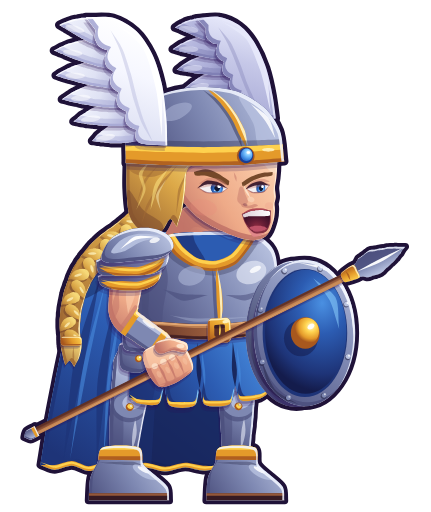

The Python source for this figure:
# Mira (mages-2, vent, protectrice) redessinée en VECTORIEL lisse, dans le style moderne de l'interface (même outil,
# même trait, même échelle que Kael : ../kael/kael.py, ../atelier.py).
#
#   python3 refonte-graphique/ui-moderne/heros/mira/mira.py      # → mira.svg + images 512 et 160 px de haut
#
# Même personnage que le pixel art (refonte-graphique/pixel/hd/mira.txt) : la valkyrie, gardienne du ciel, fière et
# intraitable. Guerrière grande et solide : épaules carrées sous l'acier, cuirasse bombée (col en U bordé d'or sur la
# tunique bleue, arête d'or au milieu), ceinture de cuir à boucle d'or, lames de hanche à rivets d'or, jupe de quatre
# pans bleus à l'ourlet d'or, grèves fines et bottes d'acier à revers d'or, cape bleue à trois plis et ourlet d'or.
# Casque d'acier à arête et bandeau d'or, pierre bleue au front, deux ailes d'oiseau blanches levées vers l'arrière
# (la proche en entier, la lointaine dans l'ombre derrière le bol). Cheveux blonds tirés, une mèche devant l'oreille,
# une grosse tresse dans le dos. Visage au cri de guerre : sourcils en V, yeux bleus en amande, bouche ouverte.
# Garde de protectrice : bouclier rond bombé contre le flanc lointain (le bras lointain caché derrière), le poing
# proche serre la lance devant le ventre (quatre doigts devant la hampe, pouce par-dessus), la lance en pente 1 pour 2
# du sol (à gauche) jusqu'au-delà du bouclier (à droite).
# Coordonnées = pixels du dessin pixel art (le sol est y = 116, les pieds en (64, 116)), pour se poser au même endroit
# dans le jeu. Une seule lumière, en haut à droite ; un seul contour (atelier.py).
import math
import os
import subprocess
import sys

HERE = os.path.dirname(os.path.abspath(__file__))
sys.path.insert(0, HERE)
sys.path.insert(0, os.path.join(HERE, '..'))
from atelier import Mat, sm, limb, ribbon, xf, ellipse, rpoly, mchain, mT, mR, mS, mapp  # noqa: E402
from lib import Shape  # noqa: E402
from outils import (rot, unit, add, sub, lerp, norm, ang_of, arm_shape, crpath, taper, curve_band, under,  # noqa: E402
                    almond_pt, inter, FigN, leaf)

ROOT = os.path.abspath(os.path.join(HERE, '..', '..', '..', '..'))

# ---------- matières (tons du pixel art, passés à la gamme de l'interface : lumières chaudes, ombres violettes) ----------
SKIN = Mat('#fff0dc', '#fdd2b0', '#eeaa88', '#c27468', '#7c3c50')
HAIR = Mat('#fff6c6', '#f6d878', '#dca848', '#a06a34', '#5e3228', glint='#fffbe4')
STEEL = Mat('#f2f6ff', '#b8c2e0', '#7e88b2', '#4c507e', '#282848', glint='#ffffff')
BLUE = Mat('#8ed2ff', '#4a90e2', '#2c5cb2', '#1e3478', '#141c4c', glint='#d8f2ff')
GOLD = Mat('#fff6c8', '#ffd450', '#e49a2a', '#a8581e', '#5c2418', glint='#fffbe8')
WOOD = Mat('#eab07a', '#c88a56', '#94583a', '#5e3026', '#361a22')
PLUME = Mat('#ffffff', '#f6f7ff', '#dfe2f4', '#a7a9d4', '#64629c', glint='#ffffff')       # l'aile proche
PLUMEF = Mat('#e6e8fa', '#c6c8e8', '#acaed8', '#7e7eb4', '#4e4c86', glint='#f4f6ff')      # l'aile lointaine (ombre)
GEM = Mat('#e4f8ff', '#7cc6ff', '#2e78d8', '#1a3e94', '#10225a', glint='#ffffff')
LIPS = ('#7a2238', '#b04652', '#e0848a')
THROAT = '#5c1a32'
TEETH = '#f6f0ea'
BROW = '#6e4224'
LASH = '#3a1a2c'

GRD = 116          # le sol
FEET = (64, 116)   # le point « pieds » du pixel art (sol: 64 116)
# la boîte de l'image (x0, y0, largeur, hauteur) en pixels du dessin
FRAME = (21, -8, 107, 127)
H0 = (76.5, 49.5)  # le pivot de la tête (agrandie ×1,1 : proportions stylisées, comme Kael)

# ---------- le squelette (animation) ----------
# Une pose = ces réglages ; REST est la pose du dessin. Tout est en pixels du dessin et en degrés (y vers le bas).
#   breath : souffle 0..1 (buste et épaules montent, la tête suit) ; lean : elle se penche en avant (+) depuis les
#   hanches ; crouch : elle se tasse (0..3, les genoux plient) ; lift : elle s'élève (la spéciale) ; head / tilt : la
#   tête ; cry : la bouche (1 grand ouverte, le cri ; 0 fermée, la mâchoire serrée) ; blink : yeux fermés ;
#   wn / wf : les ailes du casque battent (degrés autour de leur racine) ; tr : la tresse se balance (degrés) ;
#   cp : la cape ondule (−1..1) ; cl : la cape se soulève (0..3, le vent de la spéciale) ; sk : la jupe se balance ;
#   grip : le point de prise de la lance (le poing) ; ang : son angle (degrés, −26,6 au repos : pente 1 pour 2) ;
#   bend : de quel côté plie le coude ; sh : le bouclier se lève (décalage) ; sht : il tourne (degrés) ;
#   glow : l'umbo s'éclaire (0..2) ; behind : la lance passe derrière la tête et le corps ; couch : la lance est
#   couchée sous le bras (son talon passe derrière le corps) ; stretch : la lance s'allonge un peu par la vitesse.
SANG0 = -math.degrees(math.atan(0.5))      # l'angle de la lance au repos (vers le haut à droite)
G0 = (63.0, 82.5)                          # le point de prise au repos
S_TIP, S_BUTT = 65.5, 40.3                 # de la prise à la pointe, de la prise au bout du talon
S0 = (52.8, 58.4)                          # l'épaule proche (sous l'épaulière)
LU, LF = 12.4, 11.6                        # bras, avant-bras (jusqu'au poignet)
WRIST_D = 5.6                              # le poignet : à cette distance du point de prise, vers l'épaule
SHIELD_C = (96.6, 74.6)                    # le centre du bouclier (l'umbo)
REST = dict(breath=0.0, lean=0.0, crouch=0.0, lift=0.0, head=(0.0, 0.0), tilt=0.0, cry=1.0, blink=0.0, wn=0.0,
            wf=0.0, tr=0.0, cp=0.0, cl=0.0, sk=0.0, grip=G0, ang=SANG0, bend=1.0, sh=(0.0, 0.0), sht=0.0, glow=0.0,
            behind=False, couch=False, stretch=0.0)


# ======================================================================== la lance (repère : x le long de la hampe)

def sp_frame(G, ang):
    u = unit(ang)
    v = (-u[1], u[0])

    def L(x, y):
        return (G[0] + u[0] * x + v[0] * y, G[1] + u[1] * x + v[1] * y)
    return L, u, v


LEAF_W = [1.3, 1.7, 2.0, 2.6, 2.8, 2.9, 3.1, 3.2, 3.0, 2.7, 2.5, 2.2, 2.0, 1.7, 1.3, 0.9, 0.4, 0.0]


def spear(fig, P, G, ang, rear=None, front=None, prefix='sp'):
    """La lance : talon d'acier, hampe de bois (claire du côté de la lumière), douille d'or, fer en feuille d'acier à
    arête claire. rear/front : ne dessiner que la partie avant (depuis s = rear) ou arrière (jusqu'à s = front)."""
    L, u, v = sp_frame(G, ang)
    st = P.get('stretch', 0.0)
    tipx = S_TIP + st
    # « le haut » de la lance (du côté de la lumière, en haut à droite) : le signe de v qui monte
    up = -1 if v[1] > 0 or (abs(v[1]) < 0.2 and v[0] < 0) else 1
    a0 = -S_BUTT if front is None or True else -S_BUTT
    names = []
    lo = -S_BUTT if rear is None else rear
    hi = tipx if front is None else front
    # la hampe
    s0, s1 = max(lo, -S_BUTT + 3.0), min(hi, 50.2 + st)
    if s1 > s0:
        sh = rpoly([L(s0, -0.95), L(s1, -0.95), L(s1, 0.95), L(s0, 0.95)], 0.5)
        det = [(rpoly([L(s0, -0.95 * up), L(s1, -0.95 * up), L(s1, -0.15 * up), L(s0, -0.15 * up)], 0.3), WOOD.light, 0.9),
               (ribbon([L(s0, -0.55 * up), L((s0 + s1) / 2, -0.6 * up), L(s1, -0.55 * up)], [0.1, 0.35, 0.1]), WOOD.hi, 0.6),
               (rpoly([L(s0, 0.95 * up), L(s1, 0.95 * up), L(s1, 0.45 * up), L(s0, 0.45 * up)], 0.2), WOOD.shadow, 0.8)]
        fig.part(prefix + 'shaft', sh, WOOD, grad=(*L(0, -up), *L(0, up), [(0, WOOD.light), (0.5, WOOD.base), (1, WOOD.shadow)]),
                 cel=0, rim=0, cast=0.7, details=det)
        names.append(prefix + 'shaft')
    # le talon d'acier (pointe courte)
    if lo <= -S_BUTT + 3.4:
        butt = sm([L(-S_BUTT + 3.6, -1.3), L(-S_BUTT + 1.2, -1.25), L(-S_BUTT, 0), L(-S_BUTT + 1.2, 1.25), L(-S_BUTT + 3.6, 1.3)],
                  sharp=(0, 2, 4), t=0.6)
        fig.part(prefix + 'butt', butt, STEEL, grad=(*L(-S_BUTT, -up * 1.4), *L(-S_BUTT, up * 1.4), [(0, STEEL.light), (1, STEEL.shadow)]),
                 cel=0.3, rim=0.3, cast=0.5,
                 details=[(rpoly([L(-S_BUTT + 2.6, -1.4), L(-S_BUTT + 3.6, -1.4), L(-S_BUTT + 3.6, 1.4), L(-S_BUTT + 2.6, 1.4)], 0.2), GOLD.base, 1),
                          (ribbon([L(-S_BUTT + 0.8, -0.6 * up), L(-S_BUTT + 2.6, -0.8 * up)], [0.1, 0.4]), STEEL.glint, 0.8)])
        names.append(prefix + 'butt')
    if hi >= 49:
        # le fer en feuille : du talon du fer (s = 51.4) à la pointe, demi-largeur LEAF_W ; l'arête claire au milieu
        n = len(LEAF_W) - 1
        b0 = 51.2 + st
        ln = tipx - b0
        top = [L(b0 + ln * i / n, -LEAF_W[i]) for i in range(n + 1)]
        bot = [L(b0 + ln * i / n, LEAF_W[i]) for i in range(n + 1)]
        blade = sm(top + bot[::-1][1:], sharp=(n,), t=0.7)
        half = [L(b0 + ln * i / n, LEAF_W[i] * up) for i in range(n + 1)]
        mid = [L(b0 + ln * i / n, 0) for i in range(n + 1)]
        det = [(sm(mid + half[::-1][1:], sharp=(n,), t=0.7), STEEL.shadow, 0.9),
               (ribbon([L(b0 + 0.6, -0.15 * up), L(b0 + ln * 0.5, -0.3 * up), L(tipx - 0.6, 0)], [0.2, 0.75, 0.05]), STEEL.glint, 0.95),
               (ribbon([L(b0 + ln * 0.3, -1.9 * up), L(b0 + ln * 0.62, -1.5 * up)], [0.1, 0.5]), STEEL.hi, 0.6)]
        fig.part(prefix + 'blade', blade, STEEL, grad=(*L(b0 + ln * 0.5, -3 * up), *L(b0 + ln * 0.5, 3 * up),
                                                        [(0, STEEL.light), (0.5, STEEL.base), (1, STEEL.shadow)]),
                 cel=0, rim=0.5, cast=0.6, details=det)
        names.append(prefix + 'blade')
        # la douille d'or (et son anneau)
        sock = sm([L(48.4 + st, -1.25), L(51.9 + st, -1.75), L(52.2 + st, 0), L(51.9 + st, 1.75), L(48.4 + st, 1.25), L(48.0 + st, 0)], t=0.8)
        fig.part(prefix + 'sock', sock, GOLD, grad=(*L(50, -2 * up), *L(50, 2 * up), [(0, GOLD.light), (0.5, GOLD.base), (1, GOLD.shadow)]),
                 cel=0, rim=0.35, cast=0.5,
                 details=[(ribbon([L(49.0 + st, -1.1 * up), L(51.6 + st, -1.4 * up)], [0.2, 0.4]), GOLD.hi, 0.9),
                          (ribbon([L(49.6 + st, -1.4), L(49.7 + st, 0), L(49.6 + st, 1.4)], [0.1, 0.45, 0.1]), GOLD.shadow, 0.8)])
        names.append(prefix + 'sock')
    return names


# ======================================================================== le dessin

def build(ow=0.95, pose=None, fx=None, frame=FRAME):
    P = dict(REST, **(pose or {}))
    fig = FigN(*frame, ow=ow)
    br = P['breath']
    lf = P['lift']
    cr = P['crouch']
    BODY = mT(0, -lf)                                                              # tout le corps (elle s'élève)
    U = mchain(BODY, mT(P['lean'] * 0.35, cr * 0.75), mR(P['lean'] * 1.0, 68, 100))  # le haut du corps (hanches)
    UC = mchain(U, mT(0, -0.55 * br))                                              # ce qui monte avec le souffle
    TOR = mchain(U, mS(1, 1 + 0.012 * br, 72, 74))
    HEAD = mchain(UC, mT(*P['head']), mR(P['tilt'], H0[0], H0[1] - 4), mS(1.1, 1.1, H0[0], H0[1]))
    LEG = mchain(BODY, mS(1, 1 - cr * 0.75 / 26, 0, GRD))                          # les jambes plient (pieds au sol)
    SKIRT = mchain(U, mskx_(-0.05 * P['sk'], 74))
    sx, sy = P['sh']
    SHD = mchain(U, mT(sx, sy - 0.3 * br), mR(P['sht'], *SHIELD_C))

    # ---- la cape (derrière tout), la tresse (dans le dos) ----
    cape_names = cape(fig, P)
    fig.pose(cape_names, mchain(UC, cape_matrix(P)))
    braid_names = braid(fig, P)
    fig.pose(braid_names, mchain(HEAD, mR(P['tr'], 58.6, 47.0)))

    # ---- l'aile lointaine du casque (derrière le bol) ----
    wf_names = wing(fig, 'wf', PLUMEF, far=True, flap=P['wf'])
    fig.pose(wf_names, HEAD)

    # ---- la lance, quand elle passe derrière la tête et le corps (la fauche armée) ----
    S = mapp(UC, S0)
    G = mapp(U, P['grip'])
    ang = P['ang'] + P['lean'] * 1.0
    G, W, E = arm_ik(S, G, P['bend'])
    sp_names = []
    if P['behind']:
        sp_names = spear(fig, P, G, ang)
    elif P['couch']:
        sp_names = spear(fig, P, G, ang, front=-3.6, prefix='spr')

    # ---- les jambes (grèves, genouillères) et les bottes ----
    leg_names = legs(fig, P)
    fig.pose(leg_names, LEG)
    boot_names = boots(fig)
    fig.pose(boot_names, BODY)

    # ---- la jupe à quatre pans, le buste (cuirasse), la ceinture, les lames de hanche ----
    sk_names = skirt(fig, P)
    fig.pose(sk_names, SKIRT)
    neck = sm([(68.6, 43.0), (78.8, 44.6), (79.6, 49.4), (80.4, 52.6), (62.6, 53.0), (63.2, 48.0), (65.6, 44.6)])
    fig.part('neck', neck, SKIN, grad=(80, 45, 68, 51, [(0, SKIN.base), (1, SKIN.shadow)]), cel=1.0, rim=0.4, cast=0.8,
             details=[(sm([(67.4, 43.6), (78.6, 45.6), (78.2, 47.8), (73.0, 48.8), (69.0, 48.4), (67.2, 51.0)]), SKIN.shadow, 0.65),
                      (ribbon([(75.6, 47.6), (77.4, 49.4), (78.6, 52.0)], [0.1, 0.8, 0.2]), SKIN.light, 0.6)])
    fig.pose(['neck'], UC)
    tor_names = torso(fig, P)
    fig.pose(tor_names, TOR)
    belt_names = belt(fig)
    fig.pose(belt_names, U)

    # ---- la tête : visage, cheveux, casque, aile proche ----
    head_names = head(fig, P)
    fig.pose(head_names, HEAD)
    wn_names = wing(fig, 'wn', PLUME, far=False, flap=P['wn'])
    fig.pose(wn_names, HEAD)

    # ---- le bouclier, contre le flanc lointain (le bras lointain caché derrière) ----
    shd_names = shield(fig, P)
    fig.pose(shd_names, SHD)

    # ---- la lance (devant le corps et le haut du bouclier) ----
    if not P['behind']:
        if P['couch']:
            sp_names += spear(fig, P, G, ang, rear=-3.6, prefix='spf')
        else:
            sp_names = spear(fig, P, G, ang)

    # ---- le bras proche (droit) : bras nu, brassard d'acier à deux bandes d'or ; l'épaulière par-dessus ----
    arm_names = near_arm(fig, S, E, W, cast_on=None)
    pa_names = pauldron(fig)
    fig.pose(pa_names, UC)

    # ---- le poing, serré sur la hampe (quatre doigts devant, pouce par-dessus) ----
    fist_names = fist(fig, G, ang, W)

    fig.ctx = dict(P=P, U=U, UC=UC, HEAD=HEAD, BODY=BODY, SHD=SHD, G=G, ang=ang, W=W, E=E, S=S,
                   tip=sp_frame(G, ang)[0](S_TIP + P['stretch'], 0), butt=sp_frame(G, ang)[0](-S_BUTT, 0),
                   shield=mapp(SHD, SHIELD_C), rim=mapp(SHD, (85.6, 64.0)), head=mapp(HEAD, (78, 38)),
                   mouth=mapp(HEAD, (84, 46)), chest=mapp(TOR, (74, 62)), waist=mapp(U, (72, 73)))
    if fx:
        for f_ in fx:
            f_(fig, fig.ctx)
    return fig


def mskx_(k, cy):
    return (1, 0, k, 1, -k * cy, 0)


def arm_ik(S, G, bend):
    """Le poignet (à WRIST_D du point de prise, vers l'épaule) et le coude ; si le bras ne peut pas aller si loin, il
    s'allonge un peu (comme le pixel art), jamais le poing ne se décroche."""
    d = math.dist(S, G) or 1
    W = lerp(G, S, WRIST_D / d)
    dw = math.dist(S, W)
    L1, L2 = LU, LF
    if dw > L1 + L2 - 0.4:
        k = dw / (L1 + L2 - 0.4)
        L1, L2 = L1 * k, L2 * k
    dd = max(abs(L1 - L2) + 0.01, min(L1 + L2 - 0.01, dw))
    alpha = math.acos(max(-1, min(1, (L1 * L1 + dd * dd - L2 * L2) / (2 * L1 * dd))))
    th = math.atan2(W[1] - S[1], W[0] - S[0]) + bend * alpha
    E = (S[0] + L1 * math.cos(th), S[1] + L1 * math.sin(th))
    return G, W, E


def cape_matrix(P):
    """La cape pend des épaules : elle ondule (cp) en balançant son bas, et le vent la soulève (cl)."""
    cp, cl = P['cp'], P['cl']
    return mchain(mR(1.2 * cp - 3.0 * cl, 60, 54), mskx_(-0.04 * cp - 0.05 * cl, 54), mS(1, 1 - 0.03 * cl, 60, 54))


# ---------------------------------------------------------------- la cape
def cape(fig, P):
    """La cape bleue : elle tombe des épaules dans le dos (on la voit à gauche et entre les jambes, son envers plus
    sombre), trois plis qui s'ouvrent vers le bas, un ourlet d'or ondulé."""
    w = P['cp']
    hem = [(31.0, 107.4), (34.6, 108.6), (38.8, 107.6), (43.0, 108.9), (47.6, 107.8), (52.2, 109.1), (57.0, 108.0),
           (62.0, 109.0), (67.0, 108.0), (72.0, 108.8), (77.4, 107.6)]
    hem = [(x + 0.4 * w * (y - 100) / 8, y + 0.25 * w * math.sin(x * 0.45)) for x, y in hem]
    pts = [(50.0, 52.4), (44.6, 57.0), (40.4, 64.6), (37.2, 75.0), (34.6, 87.0), (32.4, 98.6)] + hem + \
          [(79.4, 97.0), (81.4, 86.0), (84.6, 72.0), (85.4, 58.0), (77.0, 50.6), (62.0, 49.6)]
    sh = sm(pts, sharp=(6, 6 + len(hem) - 1), t=0.9)
    d = []
    # l'envers, entre les jambes (dans l'ombre du corps)
    d += [(sm([(54.0, 84.0), (78.0, 82.0), (80.0, 110.0), (54.0, 110.0)], sharp=(0, 1, 2, 3), t=0.4), BLUE.deep, 0.75),
          (sm([(54.0, 84.0), (60.0, 84.0), (58.4, 110.0), (54.0, 110.0)], sharp=(0, 1, 2, 3), t=0.4), BLUE.shadow, 0.4)]
    # trois plis qui s'ouvrent vers le bas : un creux sombre, l'arête éclairée à sa droite
    for (a, b, c), wd in ((((46.0, 60.0), (40.6, 82.0), (36.8, 106.0)), 2.4), (((49.6, 66.0), (46.4, 86.0), (45.0, 107.0)), 2.2),
                          (((52.6, 74.0), (51.6, 90.0), (52.4, 108.0)), 1.8)):
        d += [(ribbon([a, b, c], [0.2, wd, wd * 0.9]), BLUE.shadow, 0.75),
              (ribbon([add(a, (1.6, 0.4)), add(b, (1.8, 0)), add(c, (1.6, 0))], [0.1, wd * 0.45, wd * 0.4]), BLUE.light, 0.55)]
    # le haut, sous les épaules, dans l'ombre
    d += [(sm([(50, 52), (44.0, 57.6), (40.4, 66.0), (46.0, 64.0), (52.0, 58.0)]), BLUE.deep, 0.45)]
    # l'ourlet d'or ondulé (le long du bas : il fait d'un bord à l'autre)
    d += [(ribbon(hem, [2.4] * len(hem)), GOLD.base, 1),
          (ribbon([(x, y - 0.75) for x, y in hem], [0.6] * len(hem)), GOLD.light, 0.95),
          (ribbon([(x, y + 0.7) for x, y in hem], [0.8] * len(hem)), GOLD.shadow, 0.8)]
    fig.part('cape', sh, BLUE, grad=(70, 56, 34, 104, [(0, BLUE.light), (0.45, BLUE.base), (1, BLUE.shadow)]),
             cel=1.6, rim=0.6, cast=0, details=d)
    return ['cape']


# ---------------------------------------------------------------- la tresse
BRAID = [(59.0, 45.6), (54.4, 49.6), (49.2, 53.4), (45.0, 58.6), (42.6, 64.6), (41.8, 70.4), (42.2, 75.0)]


def braid(fig, P):
    """La grosse tresse blonde qui pend dans le dos : des brins en biais, alternés, un lien d'or et un petit pinceau."""
    c = crpath(BRAID, 26)
    sh = taper(c, 6.0, 4.4, 'round')
    d = [(taper([add(p, (-1.0, 0.6)) for p in c], 2.6, 2.0, 'round'), HAIR.shadow, 0.4)]
    # les brins tressés : un lobe en goutte, couché en biais, alternativement de chaque côté ; un pli doux entre deux
    ks = list(range(1, len(c) - 1, 2))
    for j, k in enumerate(ks):
        p = c[k]
        tdir = norm(sub(c[min(len(c) - 1, k + 1)], c[k - 1]))
        nrm = (-tdir[1], tdir[0])
        side = 1 if j % 2 else -1
        wk = 1.0 - 0.22 * k / len(c)
        q = add(p, nrm, 1.15 * side * wk)
        a = ang_of(tdir) + 48 * side
        lobe = leaf(add(q, unit(a), -1.9 * wk), add(q, unit(a), 2.1 * wk), 3.2 * wk, bend=0.5 * side, root=0.9, belly=1.05)
        d += [(lobe.move(-0.35, 0.45), HAIR.deep, 0.4),
              (lobe, ('lin', q[0] + 1.5, q[1] - 1.5, q[0] - 1.5, q[1] + 1.5, [(0, HAIR.light), (0.5, HAIR.base), (1, HAIR.shadow)]), 1),
              (ellipse(q[0] + 0.35, q[1] - 0.35, 1.0 * wk, 0.32 * wk, a), HAIR.hi, 0.7)]
    fig.part('braid', sh, HAIR, grad=(56, 46, 40, 74, [(0, HAIR.base), (1, HAIR.shadow)]), cel=0.9, rim=0.5, cast=1.0,
             cast_on=['cape'], details=d)
    # le pinceau au bout (sous le lien)
    end = c[-1]
    tuft = sm([add(end, (-2.2, -0.6)), add(end, (2.0, -0.6)), add(end, (1.8, 2.6)), add(end, (0.6, 5.0)), add(end, (-0.4, 3.6)),
               add(end, (-1.4, 4.6)), add(end, (-2.0, 2.4))], sharp=(3, 5), t=0.9)
    fig.part('tuft', tuft, HAIR, grad=(end[0] + 2, end[1], end[0] - 2, end[1] + 5, [(0, HAIR.light), (1, HAIR.shadow)]),
             cel=0.7, rim=0.4, cast=0.6, cast_on=['cape'],
             details=[(ribbon([add(end, (0.4, 0.4)), add(end, (0.4, 2.6)), add(end, (0.5, 4.2))], [0.1, 0.4, 0.1]), HAIR.shadow, 0.6)])
    tie = rpoly([add(end, (-2.5, -1.9)), add(end, (2.3, -1.9)), add(end, (2.3, 0.2)), add(end, (-2.5, 0.2))], 0.7)
    fig.part('tie', tie, GOLD, cel=0.4, rim=0.35, cast=0.6, cast_on=['tuft', 'braid', 'cape'],
             details=[(ribbon([add(end, (-2.0, -1.4)), add(end, (2.0, -1.5))], [0.3, 0.3]), GOLD.hi, 0.85)])
    return ['braid', 'tuft', 'tie']


# ---------------------------------------------------------------- les jambes et les bottes
def legs(fig, P):
    """Les jambes, d'un seul tenant de la hanche à la cheville (grèves d'acier fines), genouillère à rivet d'or ;
    la lointaine (en avant) puis la proche (un peu en arrière)."""
    names = []
    for nm, pts, ws, knee in (('fleg', [(79.6, 82.0), (79.8, 92.6), (79.6, 104.4)], [10.4, 8.4, 7.0], (80.0, 92.4)),
                              ('nleg', [(54.6, 82.0), (52.8, 92.8), (51.6, 104.4)], [10.8, 8.6, 7.0], (53.0, 92.6))):
        sh = limb(crpath(pts, 10), [ws[0] + (ws[-1] - ws[0]) * i / 10 for i in range(11)])
        kx, ky = knee
        det = [
            # le tibia : l'arête éclairée à droite, le flanc gauche dans l'ombre
            (ribbon([(kx + 1.6, ky + 3.0), (kx + 1.4, ky + 7.0), (kx + 0.8, ky + 11.4)], [0.2, 1.1, 0.4]), STEEL.hi, 0.55),
            (sm([(kx - 4.6, ky + 1), (kx - 1.6, ky + 2.0), (kx - 1.8, ky + 12.0), (kx - 4.2, ky + 12.0)]), STEEL.shadow, 0.55),
            # la genouillère : une coque bombée (son bord bas dans l'ombre), un rivet d'or
            (ellipse(kx, ky + 0.4, 4.4, 3.8), STEEL.shadow, 0.7),
            (ellipse(kx + 0.3, ky - 0.2, 4.0, 3.3), STEEL.base, 1),
            (ellipse(kx + 0.9, ky - 0.9, 2.6, 1.9, -20), STEEL.light, 0.9),
            (ellipse(kx + 1.6, ky - 1.5, 1.1, 0.6, -25), STEEL.glint, 0.8),
            (ellipse(kx + 0.2, ky + 0.4, 0.95, 0.95), GOLD.shadow, 1),
            (ellipse(kx + 0.35, ky + 0.25, 0.7, 0.7), GOLD.light, 1),
            (ellipse(kx + 0.55, ky + 0.05, 0.25, 0.25), '#ffffff', 0.9)]
        fig.part(nm, sh, STEEL, grad=(kx + 5, ky - 6, kx - 5, ky + 10, [(0, STEEL.light), (0.5, STEEL.base), (1, STEEL.shadow)]),
                 cel=1.2, rim=0.7, cast=1.0 if nm == 'nleg' else 0.8, details=det)
        names.append(nm)
    return names


def boots(fig):
    """Les bottes d'acier à revers d'or (le revers fait le tour du mollet), semelle de cuir."""
    names = []
    for nm, pts in (('fboot', [(72.2, 116.2), (72.6, 110.6), (74.4, 106.8), (75.6, 103.0), (84.2, 103.0), (85.2, 107.2),
                               (88.2, 110.0), (91.2, 112.8), (91.6, 116.2)]),
                    ('nboot', [(43.0, 116.2), (43.4, 110.6), (45.2, 106.8), (46.6, 103.0), (55.4, 103.0), (56.6, 107.2),
                               (59.6, 110.0), (62.6, 112.8), (63.0, 116.2)])):
        sh = sm(pts, sharp=(0, 8), t=0.9)
        x0_, x1_ = pts[0][0], pts[-1][0]
        cx0, cx1 = pts[3][0], pts[4][0]
        det = [
            # le revers d'or (il fait le tour du mollet), son bord éclairé, son ombre sur l'acier
            (sm([(cx0 - 2, 102.4), (cx1 + 2, 102.4), (cx1 + 2, 106.2), (cx0 - 2, 106.0)], sharp=(0, 1, 2, 3), t=0.3), GOLD.base, 1),
            (sm([(cx0 - 2, 102.4), (cx1 + 2, 102.4), (cx1 + 2, 103.6), (cx0 - 2, 103.6)], sharp=(0, 1, 2, 3), t=0.3), GOLD.light, 0.95),
            (sm([(cx0 - 2, 105.2), (cx1 + 2, 105.2), (cx1 + 2, 106.2), (cx0 - 2, 106.0)], sharp=(0, 1, 2, 3), t=0.3), GOLD.shadow, 0.9),
            (ribbon([(cx0 - 1, 106.8), (cx1 - 2, 107.0), (cx1 + 1, 107.4)], [0.2, 0.9, 0.2]), STEEL.deep, 0.35),
            # le cou-de-pied éclairé, l'éclat sur l'acier
            (ellipse(cx1 + 1.6, 109.2, 3.4, 1.2, 28), STEEL.light, 0.8),
            (ellipse(cx1 + 1.2, 108.6, 1.6, 0.45, 30), STEEL.glint, 0.85),
            # la semelle de cuir
            (sm([(x0_ - 1, 114.4), (x1_ + 1, 114.4), (x1_ + 1, 117), (x0_ - 1, 117)], sharp=(0, 1, 2, 3), t=0.2), WOOD.deep, 1),
            (sm([(x0_ - 1, 114.4), (x1_ + 1, 114.4), (x1_ + 1, 115.0), (x0_ - 1, 115.0)], sharp=(0, 1, 2, 3), t=0.2), WOOD.base, 1)]
        fig.part(nm, sh, STEEL, grad=(x1_, 104, x0_, 116, [(0, STEEL.light), (0.5, STEEL.base), (1, STEEL.shadow)]),
                 cel=1.0, rim=0.6, cast=0.9, details=det)
        names.append(nm)
    return names


# ---------------------------------------------------------------- la jupe
SK_EDGE = [(53.0, 90.6), (55.6, 92.2), (60.4, 92.2), (61.8, 87.8), (63.2, 92.7), (69.2, 92.7), (70.6, 88.0),
           (72.0, 92.5), (78.0, 92.3), (79.4, 87.8), (80.8, 91.4), (85.6, 90.9), (88.2, 89.0)]
SK_NOTCH = (3, 6, 9)


def skirt(fig, P):
    """La jupe : quatre pans bleus qui pendent de la ceinture, fendus entre eux, l'ourlet d'or ; les lames de hanche
    d'acier, à rivets d'or, sur la hanche proche."""
    pts = [(56.2, 72.6), (86.2, 72.0), (87.4, 80.0)] + SK_EDGE[::-1] + [(53.6, 81.0)]
    n = len(SK_EDGE)
    sharp = [3 + (n - 1 - i) for i in (0,) + SK_NOTCH + (n - 1,)]
    sh = sm(pts, sharp=sharp, t=0.9)
    d = []
    # les pans : chaque fente remonte en un pli sombre, le pan bombé éclairé à droite
    for i in SK_NOTCH:
        x, y = SK_EDGE[i]
        d += [(ribbon([(x, y + 0.4), (x - 0.2, y - 4.0), (x - 0.6, y - 11.0)], [1.6, 1.2, 0.1]), BLUE.deep, 0.85),
              (ribbon([(x + 1.3, y + 0.6), (x + 1.0, y - 4.0), (x + 0.4, y - 10.0)], [0.2, 0.7, 0.1]), BLUE.light, 0.55)]
    d += [(sm([(53.0, 82.0), (56.4, 75.0), (60.0, 76.0), (58.6, 92.0), (53.0, 91.0)]), BLUE.shadow, 0.6)]
    # l'ourlet d'or : le bas de chaque pan (il s'arrête à la fente)
    cuts = (0,) + SK_NOTCH + (n - 1,)
    for i in range(len(cuts) - 1):
        seg = SK_EDGE[cuts[i]:cuts[i + 1] + 1]
        if i > 0:
            seg = [lerp(seg[0], seg[1], 0.55)] + seg[1:]
        if i < len(cuts) - 2:
            seg = seg[:-2] + [seg[-2], lerp(seg[-2], seg[-1], 0.45)]
        m = len(seg)
        d += [(ribbon(seg, [1.2] + [2.2] * (m - 2) + [1.2]), GOLD.base, 1),
              (ribbon([(x, y - 0.75) for x, y in seg], [0.2] + [0.55] * (m - 2) + [0.2]), GOLD.light, 0.95),
              (ribbon([(x, y + 0.65) for x, y in seg], [0.2] + [0.7] * (m - 2) + [0.2]), GOLD.shadow, 0.8)]
    fig.part('skirt', sh, BLUE, grad=(86, 74, 56, 92, [(0, BLUE.light), (0.5, BLUE.base), (1, BLUE.shadow)]),
             cel=1.2, rim=0.6, cast=1.0, details=d)
    names = ['skirt']
    # les lames de hanche (deux plaques bombées qui se recouvrent), à rivets d'or
    for nm, pp, rv in (('hip2', [(51.2, 77.0), (58.6, 77.6), (58.6, 81.6), (55.8, 84.4), (51.4, 83.6), (50.6, 80.4)], (55.4, 81.0)),
                       ('hip1', [(52.0, 72.4), (59.4, 72.6), (59.4, 76.6), (56.8, 79.2), (52.2, 78.8), (51.4, 75.6)], (56.0, 76.2))):
        shp = sm(pp, t=0.9)
        fig.part(nm, shp, STEEL, grad=(59, 73, 51, 83, [(0, STEEL.light), (0.5, STEEL.base), (1, STEEL.shadow)]),
                 cel=0.9, rim=0.6, cast=0.9,
                 details=[(ribbon([(pp[0][0] + 1.0, pp[0][1] + 1.2), (pp[1][0] - 1.2, pp[1][1] + 0.8)], [0.3, 0.6]), STEEL.hi, 0.7),
                          (ellipse(rv[0], rv[1], 0.9, 0.9), GOLD.shadow, 1),
                          (ellipse(rv[0] + 0.15, rv[1] - 0.15, 0.65, 0.65), GOLD.light, 1),
                          (ellipse(rv[0] + 0.3, rv[1] - 0.35, 0.22, 0.22), '#ffffff', 0.9)])
        names.append(nm)
    return names


# ---------------------------------------------------------------- le buste
def torso(fig, P):
    """La cuirasse d'acier bombée (buste de femme, forme douce) : col en U bordé d'or sur la tunique bleue, arête d'or
    au milieu, ombre sous la poitrine."""
    sh = sm([(57.0, 53.0), (62.0, 50.4), (68.0, 49.6), (79.6, 49.6), (85.4, 50.8), (88.8, 53.8), (89.8, 58.6),
             (88.6, 64.6), (86.4, 69.4), (86.2, 74.2), (70.0, 75.0), (56.2, 74.6), (55.0, 68.6), (55.2, 61.4), (55.8, 56.4)], t=0.9)
    d = []
    # le côté proche (à gauche) dans l'ombre, la lumière sur la poitrine lointaine
    d += [(sm([(55, 56), (59.6, 53.6), (62.6, 60.0), (61.6, 68.0), (60.4, 75.0), (55, 75)]), STEEL.shadow, 0.55)]
    # la tunique bleue dans l'ouverture du col, le col en U bordé d'or
    UI = [(63.6, 49.4), (66.6, 53.6), (70.2, 56.2), (74.4, 56.8), (78.4, 55.2), (81.4, 51.6), (82.6, 49.2)]
    UO = [(61.2, 50.4), (64.6, 55.4), (69.4, 58.4), (74.6, 59.2), (79.6, 57.4), (83.4, 52.8), (84.8, 49.8)]
    d += [(sm([(62.0, 48.0)] + UI + [(84.0, 48.0)], t=0.9), BLUE.base, 1),
          (sm([(62.0, 48.0), (63.6, 49.4), (66.6, 53.6), (70.2, 56.2), (72.0, 56.6), (69.4, 52.0), (68.0, 48.0)], t=0.9), BLUE.shadow, 0.8),
          (ribbon([(75.6, 50.2), (78.4, 51.0), (80.4, 50.0)], [0.1, 0.7, 0.1]), BLUE.light, 0.6),
          (curve_band(UI, UO, -0.05, 1.0), GOLD.base, 1),
          (curve_band(UI, UO, 0.0, 0.32), GOLD.light, 0.95),
          (curve_band(UI, UO, 0.72, 1.0), GOLD.shadow, 0.8),
          (curve_band(UI, UO, 1.0, 1.5), STEEL.deep, 0.3)]
    # la poitrine : deux bombés doux (éclats en haut à droite), l'ombre dessous ; l'arête d'or au milieu
    d += [(ellipse(83.4, 59.6, 3.8, 2.8, -20), STEEL.hi, 0.55),
          (ellipse(84.4, 58.8, 1.5, 0.7, -25), STEEL.glint, 0.8),
          (ellipse(68.6, 60.4, 3.4, 2.4, -15), STEEL.light, 0.5),
          (ribbon([(61.6, 63.8), (66.6, 65.8), (72.6, 65.2)], [0.2, 1.7, 0.3]), STEEL.shadow, 0.65),
          (ribbon([(77.0, 65.2), (82.0, 65.8), (87.4, 63.6)], [0.3, 1.5, 0.2]), STEEL.shadow, 0.55),
          (ribbon([(63.0, 70.2), (70.0, 71.4), (84.0, 70.6)], [0.2, 0.8, 0.2]), STEEL.light, 0.35)]
    rid = [(74.6, 58.6), (75.3, 63.6), (75.6, 68.6), (75.4, 73.8)]
    d += [(ribbon([add(p, (-0.9, 0.2)) for p in rid], [0.2, 1.3, 1.3, 0.6]), STEEL.shadow, 0.7),
          (ribbon(rid, [0.5, 1.3, 1.4, 1.2]), GOLD.base, 1),
          (ribbon([add(p, (0.35, -0.1)) for p in rid], [0.1, 0.5, 0.55, 0.4]), GOLD.hi, 0.9)]
    fig.part('torso', sh, STEEL, grad=(88, 52, 58, 72, [(0, STEEL.light), (0.5, STEEL.base), (1, STEEL.shadow)]),
             cel=1.6, rim=0.8, cast=1.2, details=d, occl=(STEEL.deep, 0.18, 3.0))
    return ['torso']


def belt(fig):
    """La ceinture de cuir (plus basse devant : elle fait le tour de la taille), sa boucle d'or."""
    top = [(55.4, 71.6), (63.0, 72.0), (70.0, 72.4), (78.0, 72.2), (86.8, 71.2)]
    bot = [(55.4, 75.4), (63.0, 75.8), (70.0, 76.2), (78.0, 76.0), (86.8, 75.0)]
    sh = sm(top + bot[::-1], sharp=(0, 4, 5, 9), t=0.8)
    d = [(ribbon([add(p, (0, 0.6)) for p in top], [0.2, 0.7, 0.8, 0.7, 0.2]), WOOD.light, 0.8),
         (ribbon([add(p, (0, -0.4)) for p in bot], [0.2, 0.6, 0.7, 0.6, 0.2]), WOOD.deep, 0.7),
         (ellipse(60.6, 73.8, 0.5, 0.5), GOLD.light, 0.9), (ellipse(83.4, 73.4, 0.5, 0.5), GOLD.light, 0.9)]
    fig.part('belt', sh, WOOD, grad=(86, 71, 56, 76, [(0, WOOD.light), (0.5, WOOD.base), (1, WOOD.shadow)]),
             cel=0.8, rim=0.5, cast=1.0, details=d)
    buck = rpoly([(72.6, 71.0), (78.2, 70.8), (78.4, 77.0), (72.6, 77.2)], 1.3)
    hole = rpoly([(74.2, 72.6), (76.8, 72.5), (76.9, 75.5), (74.2, 75.6)], 0.6)
    fig.part('buckle', buck, GOLD, cel=0.6, rim=0.5, cast=0.8, cast_on=['belt', 'torso', 'skirt'],
             details=[(hole, WOOD.shadow, 1), (rpoly([(74.2, 72.6), (76.8, 72.5), (76.8, 73.4), (74.2, 73.5)], 0.3), WOOD.deep, 0.8),
                      (ribbon([(75.6, 72.4), (75.6, 74.2), (75.5, 75.8)], [0.4, 0.5, 0.4]), GOLD.light, 1),
                      (ellipse(77.0, 71.8, 0.8, 0.4, -10), GOLD.hi, 0.9)])
    return ['belt', 'buckle']


# ---------------------------------------------------------------- le bras proche, l'épaulière, le poing
def near_arm(fig, S, E, W, cast_on=None):
    """Le bras proche d'un seul tenant (épaule ronde sous l'épaulière, coude sans couture) : bras nu, brassard d'acier
    du coude au poignet, à deux bandes d'or."""
    ua = ang_of(sub(E, S))
    fa = ang_of(sub(W, E))
    Ln = math.dist(E, W)
    sh = arm_shape(S, E, W, (8.6, 7.0, 6.2))
    sg = 1 if math.cos(math.radians(fa)) >= 0 else -1          # le dessus du brassard (vers la lumière)

    def F(shape):
        return xf(shape, E[0], E[1], fa)

    def band(x0, x1, y0, y1):
        return F(rpoly([(x0, y0), (x1, y0), (x1, y1), (x0, y1)], 0.35))
    b0 = Ln * 0.16
    d = [
        # le bras nu : le muscle éclairé, le dessous dans l'ombre
        (ribbon([lerp(S, E, 0.15), lerp(S, E, 0.55), lerp(S, E, 0.95)], [0.2, 2.2, 0.6]).move(1.4, -0.2), SKIN.light, 0.55),
        (ribbon([lerp(S, E, 0.3), lerp(S, E, 0.75), E], [0.2, 1.8, 0.4]).move(-2.0, 0.6), SKIN.shadow, 0.5),
        # le brassard d'acier (il fait le tour de l'avant-bras), plus large vers le poignet
        (band(b0, Ln + 1.6, -4.4, 4.4), STEEL.base, 1),
        (band(b0, Ln + 1.6, -4.4 * sg, -1.6 * sg), STEEL.light, 0.95),
        (band(b0, Ln + 1.6, 2.4 * sg, 4.4 * sg), STEEL.shadow, 0.8),
        (F(ellipse(Ln * 0.55, -2.4 * sg, 1.8, 0.5)), STEEL.glint, 0.8),
        (band(b0, b0 + 1.4, -4.4, 4.4), GOLD.base, 1), (band(b0, b0 + 1.4, -4.4 * sg, -2.2 * sg), GOLD.light, 0.95),
        (band(Ln - 1.4, Ln + 0.2, -4.4, 4.4), GOLD.base, 1), (band(Ln - 1.4, Ln + 0.2, -4.4 * sg, -2.2 * sg), GOLD.light, 0.95),
        (band(b0 - 1.0, b0, -4.4, 4.4), SKIN.shadow, 0.5)]
    fig.part('narm', sh, SKIN, grad=(S[0] + 5, S[1], E[0] - 4, E[1] + 4, [(0, SKIN.light), (0.5, SKIN.base), (1, SKIN.shadow)]),
             cel=1.2, rim=0.6, cast=1.2, cast_on=cast_on, details=d)
    return ['narm']


def pauldron(fig):
    """L'épaulière proche : une calotte d'acier et deux lames bordées d'or dessous."""
    lame2 = sm([(45.2, 60.4), (50.6, 58.6), (56.8, 59.0), (60.8, 58.0), (60.6, 61.2), (57.4, 63.6), (51.0, 64.0), (46.4, 63.0)], sharp=(0,))
    lame1 = sm([(44.8, 56.6), (50.4, 54.6), (56.8, 54.8), (62.2, 53.6), (62.6, 57.2), (59.4, 59.8), (52.0, 60.4), (46.0, 60.0)], sharp=(0,))
    dome = sm([(46.2, 55.6), (48.4, 51.4), (53.0, 49.0), (58.6, 48.6), (62.8, 50.4), (64.0, 53.4), (61.0, 55.8), (53.6, 56.8), (47.8, 57.2)])
    names = []
    for nm, shp, cst, by in (('lame2', lame2, 1.1, 62.6), ('lame1', lame1, 1.1, 59.0), ('dome', dome, 1.2, None)):
        if nm == 'dome':
            det = [(sm([(48.6, 54.6), (51.0, 51.6), (55.4, 50.0), (61.0, 50.6), (56.0, 52.0), (51.6, 54.4)]), STEEL.light, 0.9),
                   (ribbon([(50.8, 53.8), (54.8, 51.0), (60.4, 50.8)], [0.2, 0.9, 0.2]), STEEL.glint, 0.95),
                   (ellipse(59.4, 51.6, 1.3, 0.6, -15), '#ffffff', 0.8)]
        else:
            x0_ = 45.6 if nm == 'lame1' else 46.0
            edge_ = [(x0_, by - 0.6), (50.6, by + 0.4), (55.6, by + 0.5), (59.6, by - 1.0), (62.0, by - 3.0)]
            det = [(ribbon([(x0_ + 1.0, by - 2.6), (52.0, by - 3.2), (58.0, by - 3.4), (61.0, by - 4.6)], [0.1, 0.7, 0.6, 0.1]), STEEL.hi, 0.6),
                   (ribbon(edge_, [2.6] * len(edge_)), GOLD.base, 1),
                   (ribbon([(x, y - 0.6) for x, y in edge_], [0.6] * len(edge_)), GOLD.light, 0.95),
                   (ribbon([(x, y + 0.7) for x, y in edge_], [0.7] * len(edge_)), GOLD.shadow, 0.8)]
        fig.part(nm, shp, STEEL, grad=(62, 49, 46, 62, [(0, STEEL.light), (0.5, STEEL.base), (1, STEEL.shadow)]),
                 cel=1.0, rim=0.7, cast=cst, details=det)
        names.append(nm)
    return names


def fist(fig, G, ang, W):
    """Le poing serré sur la hampe : le dos des quatre doigts devant la hampe (rouleaux de tailles inégales, plis
    doux), la rangée des jointures éclairée, le pouce couché par-dessus. Repère : x le long de la hampe (vers le fer),
    y en travers (y < 0 du côté du poignet)."""
    u = unit(ang)
    v = (-u[1], u[0])
    wd = sub(W, G)
    if v[0] * wd[0] + v[1] * wd[1] > 0:
        v = (-v[0], -v[1])

    def L(x, y):
        return (G[0] + u[0] * x + v[0] * y, G[1] + u[1] * x + v[1] * y)
    body = sm([L(-4.6, -5.4), L(-0.8, -6.0), L(3.0, -5.4), L(5.2, -3.4), L(5.6, 0.4), L(4.8, 3.6), L(1.2, 4.6),
               L(-2.6, 4.6), L(-4.9, 3.4), L(-5.6, -0.8)], t=0.95)
    lit = (L(3, -6), L(-4, 4))
    det = [
        # le dos de la main (côté poignet), éclairé ; la rangée des jointures
        (sm([L(-4.4, -5.2), L(-0.8, -5.8), L(3.0, -5.2), L(4.8, -3.2), L(4.4, -1.6), L(-4.8, -1.4)]), SKIN.light, 0.6)]
    for x0, x1 in ((-4.8, -2.4), (-2.4, 0.0), (0.0, 2.4), (2.4, 4.8)):
        xm = (x0 + x1) / 2
        # le doigt replié devant la hampe : un rouleau (éclairé en haut), son bout qui rentre sous la main
        det += [(rpoly([L(x0 + 0.15, -1.2), L(x1 - 0.15, -1.2), L(x1 - 0.25, 4.0), L(x0 + 0.25, 4.0)], 1.0), SKIN.base, 0.55),
                (ellipse(*L(xm + 0.25, -1.3), (x1 - x0) * 0.34, 0.75, ang), SKIN.hi, 0.6),
                (ellipse(*L(xm + 0.3, 1.0), (x1 - x0) * 0.22, 0.9, ang), SKIN.light, 0.35)]
    for x in (-2.4, 0.0, 2.4):
        det += [(ribbon([L(x, -1.8), L(x + 0.1, 1.0), L(x - 0.1, 4.0)], [0.1, 0.6, 0.15]), SKIN.shadow, 0.7)]
    det += [(ribbon([L(-4.6, 3.4), L(0, 4.3), L(4.2, 3.4)], [0.2, 1.0, 0.2]), SKIN.shadow, 0.55),
            (ribbon([L(-4.6, -1.2), L(0, -0.9), L(4.6, -1.3)], [0.1, 0.45, 0.1]), SKIN.shadow, 0.35)]
    fig.part('fist', body, SKIN, grad=(*lit[0], *lit[1], [(0, SKIN.light), (0.5, SKIN.base), (1, SKIN.shadow)]),
             cel=0.9, rim=0.5, cast=0.9, details=det)
    # le pouce, couché par-dessus les doigts, le long de la hampe (vers le fer)
    thumb = limb([L(0.2, -4.8), L(2.8, -4.2), L(5.0, -2.4)], [3.3, 3.0, 2.6])
    fig.part('fthumb', thumb, SKIN, cel=0.5, rim=0.45, cast=0.7, cast_on=['fist'],
             details=[(ellipse(*L(4.6, -2.9), 1.0, 0.6, ang + 30), SKIN.hi, 0.75),
                      (ribbon([L(0.8, -3.6), L(3.0, -3.1), L(4.6, -1.6)], [0.1, 0.5, 0.1]), SKIN.shadow, 0.5)])
    return ['fist', 'fthumb']


# ---------------------------------------------------------------- le bouclier
def shield(fig, P):
    """Le bouclier rond bombé : l'épaisseur du bord à gauche, le bord d'acier riveté, la face bleue, l'umbo d'or."""
    cx, cy = SHIELD_C
    rx, ry = 12.6, 18.2
    g = P['glow']
    side = ellipse(cx - 2.0, cy + 0.2, rx, ry)
    fig.part('shside', side, STEEL, grad=(cx - 4, cy - ry, cx - 12, cy + ry, [(0, STEEL.base), (1, STEEL.deep)]),
             cel=0.8, rim=0.3, cast=0)
    face = ellipse(cx, cy, rx, ry)
    d = [
        # la face bleue, bombée : éclairée en haut à droite
        (ellipse(cx + 0.1, cy, rx - 2.1, ry - 2.3), BLUE.shadow, 1),
        (ellipse(cx + 0.3, cy - 0.3, rx - 2.5, ry - 2.8), ('rad', cx + 4.4, cy - 7.4, 17, 22,
                                                          [(0, BLUE.light), (0.35, BLUE.base), (0.8, BLUE.shadow), (1, BLUE.deep)]), 1),
        (ribbon([(cx + 2.2, cy - 13.6), (cx + 7.0, cy - 8.4), (cx + 8.6, cy - 1.0)], [0.2, 1.6, 0.3]), BLUE.hi, 0.55),
        # le bord d'acier : éclair en haut à droite, ombre en bas à gauche
        (ribbon([(cx - 2.0, cy - 17.6), (cx + 6.6, cy - 15.2), (cx + 11.4, cy - 7.4), (cx + 12.3, cy + 1.0)], [0.2, 0.9, 0.9, 0.2]), STEEL.glint, 0.85),
        (ribbon([(cx - 11.0, cy + 6.0), (cx - 7.8, cy + 14.2), (cx - 1.0, cy + 18.0)], [0.2, 1.0, 0.2]), STEEL.deep, 0.5)]
    # les rivets du bord (inégalement éclairés)
    for a in (-70, -25, 20, 65, 110, 155, 200, 245):
        t = math.radians(a)
        px, py = cx + (rx - 1.05) * math.cos(t), cy + (ry - 1.1) * math.sin(t)
        lt = 0.5 + 0.5 * math.cos(t + math.radians(45))
        d += [(ellipse(px - 0.15, py + 0.2, 0.75, 0.75), STEEL.deep, 0.6),
              (ellipse(px, py, 0.62, 0.62), STEEL.light if lt > 0.5 else STEEL.base, 1),
              (ellipse(px + 0.2, py - 0.22, 0.24, 0.24), '#ffffff', 0.5 + 0.4 * lt)]
    # l'umbo d'or (bombé) et son ombre sur la face
    d += [(ellipse(cx - 0.9, cy + 1.3, 4.2, 4.5), BLUE.deep, 0.55),
          (ellipse(cx + 0.2, cy, 3.6, 3.9), GOLD.shadow, 1),
          (ellipse(cx + 0.55, cy - 0.4, 3.1, 3.35), ('rad', cx + 1.6, cy - 1.6, 4.0, 4.0,
                                                     [(0, GOLD.hi), (0.35, GOLD.light), (0.75, GOLD.base), (1, GOLD.shadow)]), 1),
          (ellipse(cx + 1.6, cy - 1.6, 0.95, 0.65, -35), '#ffffff', 0.9)]
    if g > 0:
        d += [(ellipse(cx + 0.5, cy - 0.4, 3.4 + 2.6 * g, 3.6 + 2.6 * g), ('rad', cx + 0.5, cy - 0.4, 3.4 + 2.6 * g, 3.6 + 2.6 * g,
                                                                          [(0, '#fffbe0', 0.9), (0.5, GOLD.light, 0.45), (1, GOLD.light, 0)]), min(1, 0.6 * g))]
    fig.part('shield', face, STEEL, grad=(cx + rx, cy - ry, cx - rx, cy + ry, [(0, STEEL.light), (0.5, STEEL.base), (1, STEEL.shadow)]),
             cel=1.0, rim=0.7, cast=1.3, details=d)
    return ['shside', 'shield']


# ---------------------------------------------------------------- les ailes du casque
# L'aile proche, posée sur le côté du casque et levée vers l'arrière : le bord d'attaque (couvertures claires) de la
# racine jusqu'au bout, six rémiges en feuilles pointées, de la plus longue (en haut) à la plus courte. L'aile
# lointaine : la même, un peu plus petite, dans l'ombre, qui dépasse derrière le bol.
WROOT = (61.2, 28.6)
FEATHERS = [  # (racine, pointe, largeur), de la plus basse (la plus courte) à la plus haute
    ((57.6, 26.4), (46.8, 29.0), 6.0),
    ((56.6, 22.6), (42.6, 24.6), 6.6),
    ((55.4, 18.6), (40.0, 19.6), 7.0),
    ((54.4, 14.4), (38.6, 14.2), 7.2),
    ((53.4, 10.2), (38.2, 8.6), 7.2),
    ((52.2, 6.0), (39.4, 2.8), 7.0),
]
# les couvertures : le bord d'attaque (de la racine, sur le casque, jusqu'au bout de l'aile), puis leur bas en écailles
# arrondies qui recouvrent la racine des rémiges (de haut en bas)
COV_EDGE = [(63.8, 30.0), (63.6, 24.0), (62.6, 16.2), (60.4, 9.4), (56.8, 4.2), (51.6, 1.2), (45.4, 1.0)]
COV_SCAL = [(47.6, 4.0), (50.4, 8.6), (51.6, 13.4), (52.8, 18.0), (54.6, 22.4), (56.8, 26.4), (59.2, 29.8)]


def scallops(pts, depth=1.3, k=5):
    """Une ligne en écailles arrondies (chaque écaille bombée vers la gauche-bas), pointes vives entre elles."""
    out, sharp = [], []
    for i in range(len(pts) - 1):
        a, b = pts[i], pts[i + 1]
        d = norm(sub(b, a))
        n_ = (d[1], -d[0])
        if n_[0] > 0:
            n_ = (-n_[0], -n_[1])
        for j in range(k):
            t = j / k
            bump = math.sin(math.pi * t) ** 0.8 * depth
            out.append(add(lerp(a, b, t), n_, bump))
            if j == 0:
                sharp.append(len(out) - 1)
    out.append(pts[-1])
    sharp.append(len(out) - 1)
    return out, sharp


def wing(fig, pre, mat, far=False, flap=0.0):
    """Une aile du casque ; rend les noms de ses morceaux. flap : elle bat (degrés autour de sa racine)."""
    if far:
        M = mchain(mT(86.0, 23.0), mS(0.84), mR(-6 + flap * 0.8), mT(-WROOT[0], -WROOT[1]))
    else:
        M = mR(flap, *WROOT)
    P_ = lambda p: mapp(M, p)
    names = []
    for i, (b, t, w) in enumerate(FEATHERS):
        bp, tp = P_(b), P_(t)
        sh = leaf(bp, tp, w * (0.84 if far else 1.0), bend=0.8 + 0.12 * i, root=0.8, belly=1.1)
        # le dessous de la plume dans une ombre douce (lavande), la pointe éclairée
        dd = [(under(sh, 0.3, -1.6), mat.shadow, 0.45),
              (ellipse(*lerp(bp, tp, 0.72), 2.2, 0.7, ang_of(sub(tp, bp))), mat.hi, 0.5)]
        fig.part('%sf%d' % (pre, i), sh, mat, grad=(*add(tp, (0, -3)), *add(bp, (0, 3)), [(0, mat.light), (0.55, mat.base), (1, mat.shadow)]),
                 cel=0.6, rim=0.5, cast=0.9, details=dd)
        names.append('%sf%d' % (pre, i))
    sc, shp = scallops(COV_SCAL)
    cov_pts = COV_EDGE + sc
    n0 = len(COV_EDGE)
    cov = sm([P_(p) for p in cov_pts], sharp=[0, n0 - 1] + [n0 + j for j in shp], t=0.9)
    dd = [
        # une rangée d'écailles plus petites, plus haut (les petites couvertures), en creux doux
        (ribbon([P_(p) for p in ((51.0, 4.0), (53.4, 8.4), (55.2, 14.0), (56.6, 19.6), (58.4, 25.0), (60.6, 29.4))],
                [0.1, 0.7, 0.8, 0.8, 0.7, 0.1]), mat.shadow, 0.35),
        # le bord d'attaque bien éclairé
        (ribbon([P_((62.6, 28.0)), P_((61.8, 17.0)), P_((58.6, 7.6)), P_((52.0, 2.4))], [0.2, 1.3, 1.0, 0.2]), mat.hi, 0.95)]
    fig.part(pre + 'cov', cov, mat, grad=(*P_((60, 4)), *P_((52, 26)), [(0, mat.hi), (0.45, mat.light), (1, mat.base)]),
             cel=0.9, rim=0.6, cast=1.1, details=dd)
    names.append(pre + 'cov')
    return names


# ---------------------------------------------------------------- la tête
def head(fig, P):
    """Le visage au cri de guerre, les cheveux tirés (une mèche devant l'oreille), le casque ; rend les noms."""
    names = []

    def part(name, *a, **k):
        names.append(name)
        return fig.part(name, *a, **k)

    cry = max(0.0, min(1.0, P['cry']))
    jaw = 1.2 * cry                      # la mâchoire descend avec le cri
    # ---- le visage ----
    face = sm([(64.6, 30.6), (88.4, 30.6), (88.6, 34.2), (88.4, 37.4), (88.1, 39.6), (88.3, 41.6), (88.0, 43.2),
               (88.1, 44.4), (87.8, 46.2 + jaw * 0.6), (87.0, 48.0 + jaw), (85.6, 49.6 + jaw), (83.2, 50.4 + jaw * 0.8),
               (79.6, 50.2 + jaw * 0.4), (74.6, 48.6), (70.2, 45.8), (67.0, 42.2), (65.2, 37.6)], sharp=(0, 1), t=0.9)
    fd = []
    blink = P['blink'] > 0.5
    # les plans du visage : la joue proche et la tempe dans l'ombre douce, le plan de face éclairé
    fd += [(sm([(65.2, 35.0), (67.2, 41.0), (70.6, 45.4), (75.0, 48.4), (80.0, 50.0 + jaw * 0.4), (75.6, 50.6), (70.4, 48.2),
                (66.4, 44.0), (64.4, 39.0)]), SKIN.shadow, 0.55),
           (sm([(84.4, 31.2), (88.2, 31.4), (88.4, 36.0), (86.4, 35.2)]), SKIN.hi, 0.4),
           (ellipse(72.0, 44.0, 3.0, 1.8, 10), '#ec8a7c', 0.26),
           (ellipse(86.8, 43.6, 1.0, 0.8), '#ec8a7c', 0.2)]
    # l'ombre sous le menton, l'arête de la mâchoire
    fd += [(sm([(77.0, 49.4 + jaw * 0.3), (82.4, 50.0 + jaw * 0.8), (85.8, 49.0 + jaw), (84.0, 50.8 + jaw), (79.6, 50.8 + jaw * 0.5)]), SKIN.shadow, 0.5)]
    # le front sous le bandeau : l'ombre portée du casque
    fd += [(sm([(64.0, 30.0), (89.0, 30.0), (89.0, 33.2), (80.0, 34.0), (70.0, 34.2), (64.0, 33.4)], t=0.8), SKIN.shadow, 0.55)]
    # les sourcils froncés en V (le bout intérieur plus bas et plus épais)
    fd += [(sm([(69.8, 36.0), (72.4, 35.4), (75.0, 36.2), (77.8, 38.0), (77.4, 39.0), (74.8, 37.6), (72.2, 36.8), (70.2, 36.8)],
               sharp=(0, 3), t=0.85), BROW, 0.95),
           (sm([(80.6, 38.4), (82.8, 37.0), (85.2, 36.2), (87.6, 36.0), (87.4, 36.8), (85.2, 37.2), (83.0, 38.0), (81.0, 39.2)],
               sharp=(0, 3), t=0.85), BROW, 0.95),
           # la paupière du haut, gonflée sous le sourcil froncé (demi-teinte)
           (sm([(71.0, 38.6), (73.0, 37.4), (75.6, 37.6), (77.4, 39.0), (75.4, 38.6), (72.8, 38.4)], t=0.85), SKIN.shadow, 0.45),
           (sm([(81.6, 39.4), (83.2, 38.0), (85.4, 37.6), (86.9, 38.2), (85.2, 38.4), (83.2, 38.8)], t=0.85), SKIN.shadow, 0.4)]
    # les plis du front entre les sourcils (la colère), très doux
    fd += [(ribbon([(78.8, 36.0), (79.2, 37.2), (79.4, 38.2)], [0.1, 0.45, 0.1]), SKIN.shadow, 0.5)]
    # les yeux en amande : l'iris bleu coupé par les paupières (la paupière du haut aplatie, en biais vers le nez : le
    # regard dur), la pupille, l'éclat ; l'œil lointain de même forme, sur la même ligne, plus étroit, son coin
    # intérieur caché par l'arête du nez
    eyes = (
        (sm([(71.0, 39.6), (72.6, 38.4), (75.4, 38.7), (77.3, 39.7), (75.8, 40.6), (72.8, 40.6)], sharp=(0, 3), t=0.9),
         (75.0, 39.6), 1.4, 1.0),
        (sm([(81.8, 39.9), (83.0, 38.9), (85.0, 38.5), (86.8, 39.0), (85.6, 40.4), (83.2, 40.6)], sharp=(0, 3), t=0.9),
         (84.9, 39.6), 1.25, 0.82),
    )
    for almond, (ix, iy), ir, sx in eyes:
        p0, p1, p2, p3 = (almond_pt(almond, i) for i in range(4))
        p4, p5 = almond_pt(almond, 4), almond_pt(almond, 5)
        if blink:
            fd += [(almond.scale(1.04, 1.1, ix, iy), SKIN.base, 1),
                   (ribbon([p0, lerp(p5, p4, 0.5), p3], [0.3, 0.85, 0.25]).move(0, -0.2), LASH, 0.95)]
            continue
        fd += [(almond.scale(1.08, 1.22, ix, iy + 0.2), SKIN.shadow, 0.6), (almond, '#f4f0f2', 1)]
        iris = inter(ellipse(ix, iy, ir * sx, ir * 1.05), almond)
        pup = inter(ellipse(ix + 0.05, iy + 0.05, ir * 0.46 * sx, ir * 0.52), almond)
        if iris:
            fd += [(iris, ('rad', ix + 0.3, iy + 0.5, ir * 1.25, ir * 1.25, [(0, '#8cd2ff'), (0.45, '#3a82dc'), (1, '#16367e')]), 1)]
        if pup:
            fd += [(pup, '#101834', 1)]
        fd += [(sm([p0, p1, p2, p3, lerp(p3, (ix, iy), 0.3), lerp(p2, (ix, iy + 0.6), 0.45), lerp(p1, (ix, iy + 0.6), 0.45)], t=0.8), SKIN.shadow, 0.35),
               (ellipse(ix + ir * 0.35 * sx, iy - ir * 0.25, ir * 0.3 * sx, ir * 0.26), '#ffffff', 1),
               (ellipse(ix - ir * 0.35 * sx, iy + ir * 0.4, ir * 0.14 * sx, ir * 0.12), '#ffffff', 0.7)]
        near_ = p0[0] < 76
        fd += [(ribbon([add(p0, (-0.5, 0.1)), p1, p2, add(p3, (0.2, 0.1))], [0.35, 0.8, 0.7, 0.2] if near_ else [0.2, 0.65, 0.75, 0.45]), LASH, 0.95),
               (ribbon([p0, p5, p4, p3], [0.1, 0.3, 0.26, 0.1]), '#7a3a4a', 0.55)]
    # le nez fin : l'arête claire, son flanc proche dans l'ombre douce, le bout qui dépasse à peine, une narine ; l'arête
    # passe devant le coin intérieur de l'œil lointain
    fd += [(sm([(80.2, 39.4), (80.9, 39.6), (81.4, 41.0), (82.0, 42.6), (81.4, 43.4), (80.2, 43.2), (79.6, 42.4), (79.8, 40.8)]), SKIN.shadow, 0.45),
           (ribbon([(81.0, 38.8), (81.8, 40.6), (82.6, 42.0)], [0.1, 0.55, 0.5]), SKIN.hi, 0.7),
           (ellipse(82.7, 42.2, 0.8, 0.6, 10), SKIN.hi, 0.35),
           (sm([(80.6, 43.2), (82.0, 43.6), (83.6, 43.2), (84.2, 43.6), (82.4, 44.2), (80.8, 43.9)], t=0.9), SKIN.shadow, 0.55),
           (ellipse(81.4, 43.4, 0.55, 0.3, 15), SKIN.deep, 0.45)]
    # la bouche : grande ouverte au cri (la gorge rouge sombre, jamais de noir ; les dents du haut ; la langue), ou
    # fermée (mâchoire serrée)
    if cry > 0.15:
        k = cry
        mo = sm([(80.8, 45.6), (82.6, 44.8), (85.0, 44.6), (87.0, 44.9), (86.9, 46.0 + 1.2 * k), (86.0, 47.4 + 1.6 * k),
                 (83.4, 47.8 + 1.6 * k), (81.6, 46.8 + 0.8 * k)], sharp=(0, 3), t=0.85)
        fd += [(mo.scale(1.06, 1.14, 84, 46), LIPS[0], 0.9),
               (mo, ('rad', 84.0, 47.2 + k, 3.6, 2.6, [(0, '#8a2a40'), (0.6, THROAT), (1, '#3e1028')]), 1)]
        teeth = inter(sm([(80.4, 44.6), (87.4, 44.4), (87.2, 45.7), (85.0, 46.0), (82.4, 46.0), (80.6, 46.2)], t=0.8), mo)
        if teeth:
            fd += [(teeth, ('lin', 87, 44.4, 81, 45.8, [(0, '#ffffff'), (1, '#dcd0d8')]), 1)]
        tongue = inter(ellipse(84.2, 48.0 + 1.4 * k, 2.6, 1.3), mo)
        if tongue:
            fd += [(tongue, '#c2546a', 0.95)]
        fd += [(ribbon([(80.6, 45.5), (82.6, 44.6), (85.0, 44.4), (87.2, 44.8)], [0.1, 0.5, 0.45, 0.1]), LIPS[1], 0.95),
               (ribbon([(81.6, 47.0 + 0.9 * k), (83.4, 48.2 + 1.6 * k), (86.0, 47.8 + 1.6 * k)], [0.1, 0.8, 0.1]).move(0, 0.4), LIPS[2], 0.9),
               (ribbon([(80.0, 44.6), (80.6, 45.8)], [0.1, 0.3]), SKIN.deep, 0.4)]
    else:
        fd += [(sm([(80.8, 45.2), (82.8, 44.8), (85.0, 44.9), (87.0, 45.0), (86.8, 45.7), (84.8, 45.8), (82.6, 45.9)], sharp=(0, 3), t=0.85), LIPS[1], 1),
               (ribbon([(80.6, 45.5), (83.0, 45.4), (85.0, 45.5), (87.0, 45.3)], [0.1, 0.42, 0.36, 0.1]), LIPS[0], 0.95),
               (sm([(82.0, 45.9), (84.6, 46.0), (86.6, 45.7), (86.0, 46.8), (84.2, 47.1), (82.6, 46.8)], t=0.9), LIPS[2], 0.95),
               (ribbon([(83.2, 48.4), (84.6, 48.7), (85.8, 48.3)], [0.1, 0.4, 0.1]), SKIN.shadow, 0.3)]
    part('face', face, SKIN, grad=(88, 33, 65, 48, [(0, SKIN.light), (0.55, SKIN.base), (1, SKIN.shadow)]),
         cel=1.1, rim=0.5, cast=1.0, details=fd)

    # ---- les cheveux blonds tirés en arrière : UNE seule forme (tempe, mèche devant l'oreille, l'arrière de la
    # tête jusqu'à la nuque, d'où part la tresse) ----
    hair = sm([(73.2, 30.0), (72.6, 33.4), (70.0, 34.0), (68.2, 35.8), (67.8, 40.0), (67.2, 44.2), (66.0, 48.4),
               (64.4, 46.6), (62.4, 49.4), (58.4, 49.6), (55.4, 46.2), (54.6, 39.6), (54.8, 30.0)], sharp=(0, 6, 12), t=0.9)
    hd = [(sm([(55, 40), (58.4, 44.6), (62.4, 47.4), (62.4, 49.6), (58.0, 49.6), (55.2, 46.0)]), HAIR.deep, 0.35),
          (sm([(54.8, 31.0), (66.0, 31.0), (64.6, 35.0), (61.0, 37.0), (57.0, 36.6), (55.0, 35.0)]), HAIR.shadow, 0.55),
          # les mèches tirées vers la nuque : des creux doux, un reflet qui suit le crâne
          (ribbon([(66.0, 34.6), (62.6, 38.6), (59.4, 43.6), (58.0, 47.6)], [0.1, 0.7, 0.6, 0.1]), HAIR.shadow, 0.55),
          (ribbon([(61.8, 34.4), (58.8, 38.0), (57.0, 42.8)], [0.1, 0.6, 0.1]), HAIR.shadow, 0.5),
          (ribbon([(64.2, 35.0), (61.4, 39.0), (60.0, 44.6)], [0.1, 0.9, 0.1]), HAIR.light, 0.65),
          # la mèche devant l'oreille : son bord éclairé, un creux au milieu
          (ribbon([(70.0, 34.4), (68.2, 38.6), (67.6, 43.4), (66.2, 47.4)], [0.1, 0.9, 0.7, 0.1]), HAIR.light, 0.8),
          (ribbon([(68.4, 35.6), (66.6, 40.0), (65.8, 45.6)], [0.1, 0.6, 0.1]), HAIR.shadow, 0.6),
          (ribbon([(71.0, 31.4), (69.4, 33.6), (67.6, 35.6)], [0.1, 0.5, 0.1]), HAIR.hi, 0.6),
          # des ondulations dans la masse (des mèches en S, éclairées, jamais des rayures régulières)
          (ribbon([(60.2, 33.2), (57.8, 36.4), (58.6, 40.0), (56.8, 44.6)], [0.1, 0.8, 0.7, 0.1]), HAIR.light, 0.55),
          (ribbon([(63.6, 37.6), (61.6, 41.2), (62.4, 45.0)], [0.1, 0.6, 0.1]), HAIR.hi, 0.45)]
    part('hair', hair, HAIR, grad=(72, 31, 56, 48, [(0, HAIR.light), (0.45, HAIR.base), (1, HAIR.shadow)]),
         cel=1.0, rim=0.5, cast=1.0, cast_on=['face'], details=hd)

    # ---- le casque : bol d'acier, arête d'or du front au sommet, bandeau d'or à pierre bleue ----
    BI = [(54.4, 30.0), (62.0, 30.2), (72.0, 30.4), (81.0, 30.2), (89.4, 29.8)]
    BO = [(54.4, 34.0), (62.0, 34.4), (72.0, 34.6), (81.0, 34.4), (89.8, 33.8)]
    bowl = sm([(54.4, 34.0), (54.6, 27.2), (57.8, 21.6), (63.8, 18.0), (71.6, 16.8), (79.4, 17.8), (85.6, 21.4), (89.2, 26.6),
               (90.2, 33.6), (81.0, 34.4), (72.0, 34.6), (62.0, 34.4)], sharp=(0, 8), t=0.9)
    rid = [(81.6, 30.4), (80.6, 27.0), (78.8, 23.4), (76.2, 20.0), (72.8, 17.2)]
    bd = [
        # le bol : la face de droite éclairée, le côté gauche dans l'ombre
        (sm([(54.4, 32.0), (55.0, 26.4), (58.2, 21.2), (63.0, 18.6), (61.4, 23.4), (60.6, 30.0)]), STEEL.shadow, 0.7),
        (sm([(80.0, 19.0), (85.4, 22.0), (88.6, 27.0), (89.4, 31.0), (84.6, 30.6), (83.2, 25.0)]), STEEL.light, 0.75),
        (ribbon([(82.6, 20.6), (86.2, 24.0), (88.2, 28.4)], [0.2, 1.0, 0.3]), STEEL.glint, 0.85),
        (ellipse(66.0, 22.4, 3.6, 1.6, -25), STEEL.light, 0.45),
        # l'arête d'or (trois quarts) : l'ombre à gauche, l'éclat à droite
        (ribbon([add(p, (-0.9, 0.3)) for p in rid], [0.6, 1.0, 1.0, 0.8, 0.2]), STEEL.deep, 0.45),
        (ribbon(rid, [1.6, 1.5, 1.4, 1.2, 0.3]), GOLD.base, 1),
        (ribbon([add(p, (0.4, -0.15)) for p in rid], [0.4, 0.55, 0.5, 0.4, 0.1]), GOLD.hi, 0.9),
        # le bandeau d'or (il fait le tour du casque)
        (curve_band(BI, BO, 0.0, 1.0), GOLD.base, 1),
        (curve_band(BI, BO, 0.0, 0.3), GOLD.light, 0.95),
        (curve_band(BI, BO, 0.78, 1.0), GOLD.shadow, 0.85),
        (curve_band(BI, BO, -0.3, 0.0), STEEL.deep, 0.35),
        (ellipse(86.6, 31.0, 1.4, 0.45), GOLD.hi, 0.8)]
    # la pierre bleue au front, sertie d'or
    gx, gy = 81.6, 32.2
    bd += [(ellipse(gx - 0.1, gy + 0.2, 2.0, 2.1), GOLD.shadow, 1),
           (ellipse(gx, gy, 1.65, 1.75), GEM.shadow, 1),
           (ellipse(gx + 0.1, gy - 0.1, 1.3, 1.4), ('rad', gx + 0.5, gy - 0.6, 1.8, 1.8, [(0, GEM.hi), (0.4, GEM.light), (1, GEM.base)]), 1),
           (ellipse(gx + 0.5, gy - 0.6, 0.4, 0.3), '#ffffff', 0.95)]
    part('bowl', bowl, STEEL, grad=(88, 18, 58, 33, [(0, STEEL.light), (0.5, STEEL.base), (1, STEEL.shadow)]),
         cel=1.2, rim=0.8, cast=1.2, details=bd)
    return names


def main():
    """mira.svg (grand) et mira-petit.svg (contour plus épais, pour les cases), puis les images du jeu :
    public/art/vecto/mages-2.webp (512 px de haut) et mages-2-160.webp (160 px de haut)."""
    from PIL import Image
    rendu = os.path.join(HERE, '..', 'rendu.cjs')
    pub = os.path.join(ROOT, 'public', 'art', 'vecto')
    os.makedirs(pub, exist_ok=True)
    for name, ow, h, out in (('mira', 0.95, 512, 'mages-2'), ('mira-petit', 1.35, 160, 'mages-2-160')):
        svg = build(ow=ow).svg()
        path = os.path.join(HERE, name + '.svg')
        open(path, 'w').write(svg)
        png = os.path.join(HERE, name + '.png')
        subprocess.run(['node', rendu, path, png, str(h)], check=True)
        Image.open(png).save(os.path.join(pub, out + '.webp'), 'WEBP', quality=90, method=6)
        print('écrit %s.svg (%d ko) → art/vecto/%s.webp' % (name, len(svg) // 1024, out))
    x0, y0, w, h = FRAME
    print('mesures pour src/game/vecto.ts : [largeur, hauteur, x et y des pieds] =', [w, h, FEET[0] - x0, FEET[1] - y0])


if __name__ == '__main__':
    main()
